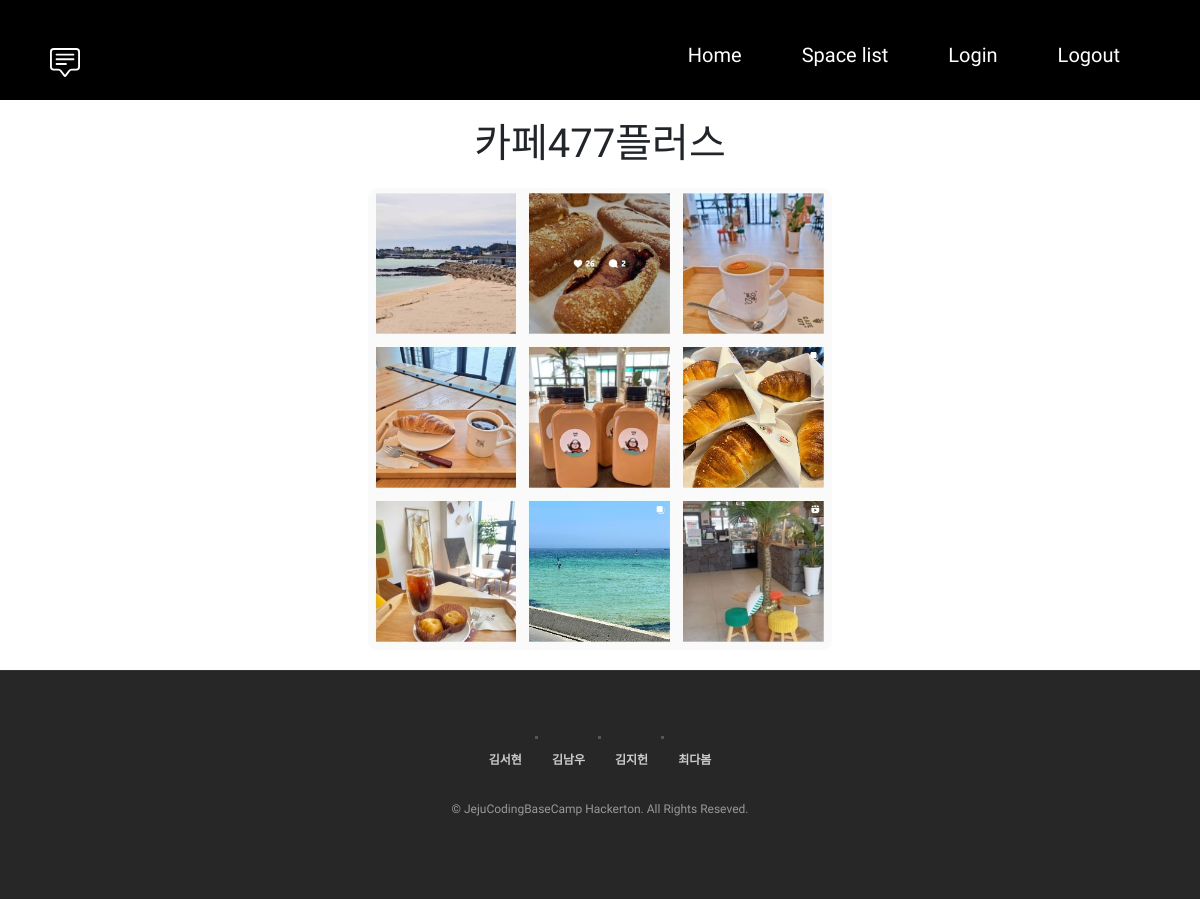
Page /cafelist/5/ on the committed database.
### main/models.py (models this page shows, shortened)
class Cafe(models.Model):
    name = models.CharField(max_length=50)
    locations = [
        ('Hangyeong-myeon', '한경면'),
        ('Hallim-eup', '한림읍'),
        ('Aewol-eup', '애월읍'),
        ('Jeju-si', '제주시'),
        ('Jocheon-eup', '조천읍'),
        ('Gujwa-eup', '구좌읍'),
        ('Udo-myeon', '우도면'),
        ('Seongsan-eup', '성산읍'),
        ('Pyoseon-myeon', '표선면'),
        ('Namwon-eup', '남원읍'),
        ('Seogwipo-si', '서귀포시'),
        ('Andeok-myeon', '안덕면'),
        ('Daejeong-eup', '대정읍'),
    ]
    lat = models.FloatField(null =True)
    lng = models.FloatField(null=True)
    location = models.CharField(max_length=50, choices=locations)
    address = models.CharField(max_length=50, default='')
    mainphoto = models.ImageField(blank=True, null=True)
    url = models.TextField(null=True)

### main/views.py (the view)
# urls.py: path('cafelist/<int:pk>/',cafedetails),
def cafedetails(request, pk):
    cafe = Cafe.objects.get(pk=pk)
    context = {
        'cafe': cafe,
    }
    return render(request, 'main/cafedetails.html', context)

### main/templates/main/cafedetails.html (shortened to what this page needs)
<!DOCTYPE html>
<html>
<head>
    <link rel="stylesheet" href="https://cdn.jsdelivr.net/npm/bootstrap@4.6.0/dist/css/bootstrap.min.css"
>
</head>
<body>
    <header>
        <section class="hbody">
          <article class="nav">
            <div class="title">
                <a class="list" href="/cafelist/">
                </a>
            </div>
          <ul id="menu">
            <li><a href="./index.html">Home</a></li>
            <li class="menu-item"><a href="/cafelist">Space list</a></li>
            <li onclick="kakaoLogin();">
                <a href="javascript:void(0)">
                    <span>Login</span>
                </a>
              </li>
              <li onclick="kakaoLogout();">
                <a onclick="alert('로그아웃되셨습니다.');" href="javascript:void(0)">
                    <span>Logout</span>
                </a>
              </li>
          </ul>
          </article>
        </section>
    </header>
    <section class="all">
        <h1 id="ab">{{cafe.name}}</h1>
        <div class="photo-container">
            <div class="photo-box">
                {% if cafe.mainphoto %}
                <img src="{{ cafe.mainphoto.url }}">
                {% endif %}
            </div>
        </div>
    </section>
    <footer>
        <div class="inner">
            <ul class="menu">
                <li><a href="https://github.com/kim-seo-hyun" target="_blank">김서현</a></li>
                <li><a href="https://github.com/namwooktree" target="_blank">김남우</a></li>
                <li><a href="https://github.com/kkang123" target="_blank">김지헌</a></li>
                <li><a href="https://github.com/choidabom" target="_blank">최다봄</a></li>
            </ul>
            <p class="copyright">
                &copy;  JejuCodingBaseCamp Hackerton. All Rights Reseved.
            </p>
        </div>
    </footer>
</body>
<html>

### main/templates/main/cafedetails.html (style rules this page uses)
* { margin: 0; padding: 0; font-family: 'IBM Plex Sans KR', sans-serif;; }
a { text-decoration: none; color: inherit; }
li { list-style-type: none; }
.hbody { background-color: black; width: 100%; height: 100px; }
.nav { display: flex; justify-content: space-between; align-items: center; padding: 20px 50px; color: white; }
.title { font-size: 1.5em; }
.title > a { color: white; }
#menu { display: flex; }
#menu > li { padding: 20px 30px; font-size: 20px; }
li > a { color: white; }
footer { width: 100%; position: absolute; background-color: #272727; border-top: 1px solid #333; }
footer .inner { padding: 65px 0 65px 0; }
footer .menu { display: flex; justify-content: center; }
footer .menu li { position: relative; }
footer .menu li::before { content: ""; width: 3px; height: 3px; background-color: #555; position: absolute; top: 0; right: -1px; margin: auto; }
footer .menu li:last-child::before { display: none; }
footer .menu li a { color: #ccc; font-size: 12px; font-weight: 700; padding: 15px; display: block; }
footer .copyright { color: #999; font-size: 12px; text-align: center; }
img { width : 100%; height: 100%; }
#ab { text-align:center; margin: 20px; }
.photo-container { --column-width: 100%; margin: 20px; }
.photo-box { text-align: center; }
img { width: 40%; border-radius: 10px; cursor: pointer; }
.list { display: flex; }

### rows in the picture
Cafe: name "카페477플러스", mainphoto (picture)
